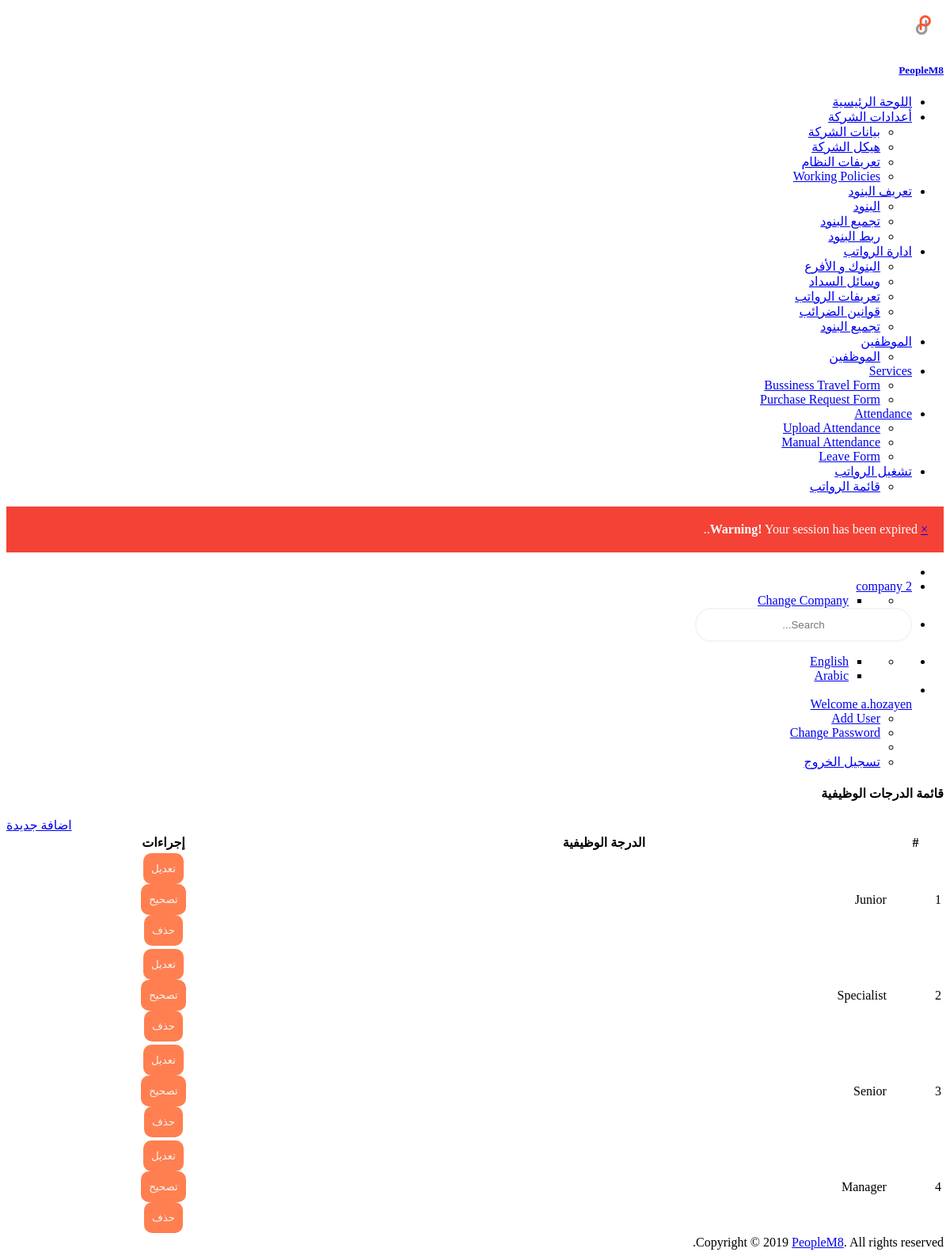
The page /com/assinment/grade/list/ (signed in) on the database its author committed.
### custom_user/models.py (models this page shows)
class User(AbstractUser):
    emp_type_list = [("A", _("Admin")),
                     ("E", _("Employee"))]
    company = models.ForeignKey(Enterprise, null=True, blank=True, on_delete=models.CASCADE, related_name='company_user', verbose_name=_('Name'))
    employee_type = models.CharField(max_length=3, choices=emp_type_list, verbose_name=_('Employee Type'))
    business_unit_name = models.CharField(max_length=150, null=True, blank=True, verbose_name=_('Business Unit Name'))
    reg_tax_num = models.CharField(max_length=150, null=True, blank=True, verbose_name=_('Reg Tax Num'))
    commercail_record = models.CharField(max_length=150, null=True, blank=True, verbose_name=_('Commercail Record '))

### company/models.py (models this page shows, shortened)
class Enterprise(models.Model):
    enterprise_user = models.ForeignKey(settings.AUTH_USER_MODEL, on_delete=models.CASCADE, related_name="company_user")
    name = models.CharField(max_length=255, verbose_name=_('Company Name'))
    reg_tax_num = models.CharField(max_length=150, verbose_name=_('Reg Tax Num'))
    commercail_record = models.CharField(max_length=150, verbose_name=_('Commercial Record'))
    address1 = models.CharField(max_length=255, blank=True, null=True, verbose_name=_('Address1'))
    phone = models.CharField(max_length=255, blank=True, null=True, verbose_name=_('Phone'))
    mobile = models.CharField(max_length=255, blank=True, null=True, verbose_name=_('Mobile'))
    fax = models.CharField(max_length=255, blank=True, null=True, verbose_name=_('Fax'))
    email = models.EmailField(blank=True, null=True, verbose_name=_('Email'))
    country = models.ForeignKey(Country, on_delete=models.CASCADE, null=True, blank=True, verbose_name=_('Country'))
    slug = models.SlugField(blank=True, null=True)
    start_date = models.DateField(auto_now=False, auto_now_add=False, default=date.today, verbose_name=_('Start Date'))
    end_date = models.DateField(auto_now=False, auto_now_add=False, blank=True, null=True, verbose_name=_('End Date'))
    created_by = models.ForeignKey(settings.AUTH_USER_MODEL, blank=False, on_delete=models.CASCADE,
                                   related_name="company_created_by")
    creation_date = models.DateField(auto_now=True, auto_now_add=False)
    last_update_by = models.ForeignKey(settings.AUTH_USER_MODEL, blank=True, null=True, on_delete=models.CASCADE,
                                       related_name="company_last_update_by")
    last_update_date = models.DateField(auto_now=False, auto_now_add=True)
    attribute1 = models.CharField(max_length=255)
    attribute2 = models.CharField(max_length=255)
    attribute3 = models.CharField(max_length=255)
    attribute4 = models.CharField(max_length=255)
    attribute5 = models.CharField(max_length=255)
    attribute6 = models.CharField(max_length=255)
    attribute7 = models.CharField(max_length=255)
    attribute8 = models.CharField(max_length=255)
    attribute9 = models.CharField(max_length=255)
    attribute10 = models.CharField(max_length=255)
    attribute11 = models.CharField(max_length=255)
    attribute12 = models.CharField(max_length=255)
    attribute13 = models.CharField(max_length=255)
    attribute14 = models.CharField(max_length=255)
    attribute15 = models.CharField(max_length=255)
    def __str__(self):
        return self.name

class Grade(models.Model):
    enterprise = models.ForeignKey(Enterprise, on_delete=models.CASCADE, related_name='grade_enterprise',
                                   verbose_name=_('Enterprise Name'))
    grade_user = models.ForeignKey(settings.AUTH_USER_MODEL, on_delete=models.CASCADE)
    grade_name = models.CharField(max_length=100, verbose_name=_('Grade Name'))
    grade_description = models.CharField(max_length=255, null=True, blank=True, verbose_name=_('Grade Description'))
    objects = GradeManager()
    start_date = models.DateField(auto_now=False, auto_now_add=False, default=date.today, verbose_name=_('Start Date'))
    end_date = models.DateField(auto_now=False, auto_now_add=False, blank=True, null=True, verbose_name=_('End Date'))
    created_by = models.ForeignKey(settings.AUTH_USER_MODEL, blank=False, on_delete=models.CASCADE,
                                   related_name="grade_created_by")
    creation_date = models.DateField(auto_now=True, auto_now_add=False)
    last_update_by = models.ForeignKey(settings.AUTH_USER_MODEL, blank=False, on_delete=models.CASCADE,
                                       related_name="grade_last_update_by")
    last_update_date = models.DateField(auto_now=False, auto_now_add=True)
    attribute1 = models.CharField(max_length=255)
    attribute2 = models.CharField(max_length=255)
    attribute3 = models.CharField(max_length=255)
    attribute4 = models.CharField(max_length=255)
    attribute5 = models.CharField(max_length=255)
    attribute6 = models.CharField(max_length=255)
    attribute7 = models.CharField(max_length=255)
    attribute8 = models.CharField(max_length=255)
    attribute9 = models.CharField(max_length=255)
    attribute10 = models.CharField(max_length=255)
    attribute11 = models.CharField(max_length=255)
    attribute12 = models.CharField(max_length=255)
    attribute13 = models.CharField(max_length=255)
    attribute14 = models.CharField(max_length=255)
    attribute15 = models.CharField(max_length=255)

### company/views.py (the view)
# urls.py: path('grade/list/', views.listGradeView, name='list-grades'),
@login_required(login_url='/login')
def listGradeView(request):
    if request.method == 'GET':
        grade_list = Grade.objects.all(request.user)
    myContext = {"page_title": _("List grades"), 'grade_list': grade_list}
    return render(request, 'grade-list.html', myContext)

### company/manager.py (called while the page is built)
    def all(self, user, *args, **kwargs):
        return super(GradeManager, self).filter(enterprise=user.company).filter(
            Q(end_date__gt=date.today()) | Q(end_date__isnull=True))

### company/templates/grade-list.html (shortened to what this page needs)
{% extends 'master.html'%}
{% load staticfiles%}
{% load crispy_forms_tags %}
{% load l10n %}
{% load i18n %}
{% block body%}
<div class="container-fluid">
  <div class="row" style="margin-left:0px;">
    <div class="col-md-8">
      <h4 class="c-grey-900">{{page_title|title}}</h4>
    </div>
    <div class="col-md-4">
      <div class="gap-10 peers {% if LANGUAGE_BIDI %} push-left {% else %} push-right {% endif %} ">
        <div class="peer"><a href="{% url 'company:grade-create' %}" class="btn cur-p btn-primary">{% trans "Add" %}</a></div>
      </div>
    </div>
  </div>
  <div class="row" style="margin-left:0px;">
    <div class="col-md-12">
      <div class="bgc-white bd bdrs-3 p-20 mB-20">
        <table class="table table-striped table-bordered" id="dataTable" width="100%">
          <thead>
            <tr>
              <th>#</th>
              <th>{% trans "Grade Name" %}</th>
              <th>{% trans "Actions" %}</th>
            </tr>
          </thead>
          <tbody>
            {% for grade in grade_list %}
            <tr>
              <td scope="row">{{ forloop.counter }}</td>
              <td>{{ grade.grade_name }}</td>
              <td class="Actions">
                <div class="w-100 gap-10 peers {% if LANGUAGE_BIDI %} push-left {% else %} push-right {% endif %}">
                  <div class="peer">
                    <a href="{% url 'company:grade-update' pk=grade.id %}">
                      <button type="button" class="btn cur-p btn-outline-primary">{% trans "Update" %}</button>
                    </a>
                  </div>
                  <div class="peer">
                    <a href="{% url 'company:grade-correct' pk=grade.id %}">
                      <button type="button" class="btn cur-p btn-outline-success">{% trans "Correction" %}</button>
                    </a>
                  </div>
                  <div class="peer">
                    <a href="#">
                      <button type="button" class="btn cur-p btn-outline-danger" data-toggle="modal" data-target="#delete-modal{{grade.pk}}">{% trans "Delete" %}</button>
                    </a>
                  </div>
                </div>
              </td>
            </tr>
            {% endfor %}
          </tbody>
        </table>
      </div>
    </div>
  </div>
</div>
{% endblock body%}

### MashreqPayroll/templates/top_nav.html (shortened to what this page needs)
{% load staticfiles %}
{% load i18n %}
{% load l10n %}
{% get_current_language_bidi as LANGUAGE_BIDI %}
<div class="header-container">
  <ul class="{% if LANGUAGE_BIDI %} nav-right {% else %} nav-left {% endif %}">
    <li><a id="sidebar-toggle" class="sidebar-toggle" href="javascript:void(0);"></a></li>
    <li class="notifications dropdown">
      <a href="#" class="dropdown-toggle no-after" data-toggle="dropdown">
        {% if LANGUAGE_BIDI %}
        <span class="fsz-sm c-grey-900">{{request.user.company}}</span>
        {% else %}
        <span class="fsz-sm c-grey-900">{{request.user.company}}</span>
        <i class="ti-angle-down" style="font-size: xx-small;"></i>
        {% endif %}
      </a>
      <ul class="dropdown-menu" style="min-width: 125px;">
        <li>
          <ul class="dropdown-menu p-5 fsz-sm" style="position: relative;">
            <li><a href="{% url 'company:user-companies-list' %}" class="d-b td-n pY-5 bgcH-grey-100 c-grey-700">{% trans "Change Company" %}</a></li>
          </ul>
        </li>
      </ul>
    </li>
    <li class="search-input"><input class="form-control" type="text" placeholder="Search..."></li>
  </ul>
  <ul class="{% if LANGUAGE_BIDI %} nav-left {% else %} nav-right {% endif %}">
    <li class="notifications dropdown">
      <ul class="dropdown-menu" style="min-width: 125px;">
        <li>
          <ul class="ovY-a pos-r scrollable lis-n p-0 m-0 fsz-sm">
            <li><a href="{% url 'home:en' %}" class="peers fxw-nw td-n p-20 bdB c-grey-800 cH-blue bgcH-grey-100">English</a></li>
            <li><a href="{% url 'home:ar' %}" class="peers fxw-nw td-n p-20 bdB c-grey-800 cH-blue bgcH-grey-100">Arabic</a></li>
          </ul>
        </li>
      </ul>
    </li>
    <li class="dropdown">
      <a href="#" class="dropdown-toggle no-after peers fxw-nw ai-c lh-1" data-toggle="dropdown">
        <div class="peer mR-10"><img class="w-2r bdrs-50p" src="#" alt=""></div>
        <div class="peer"><span class="fsz-sm c-grey-900">Welcome {{request.user}}</span></div>
      </a>
      <ul class="dropdown-menu fsz-sm">
        {% if request.user.employee_type == 'A'%}
        <li><a href="{% url 'home:new-user' %}" class="d-b td-n pY-5 bgcH-grey-100 c-grey-700">
            <span>{% trans "Add User" %}</span></a>
        </li>
        {% endif %}
        <li><a href="{% url 'home:password_change' %}" class="d-b td-n pY-5 bgcH-grey-100 c-grey-700">
            <span>{% trans "Change Password" %}</span></a>
        </li>
        <li role="separator" class="divider"></li>
        {% if user.is_authenticated %}
        <li>
          <a href="{% url 'home:logout' %}" class="d-b td-n pY-5 bgcH-grey-100 c-grey-700">
             <span>{% trans "Log out" %}</span>
          </a>
        </li>
        {% else %}
        <li>
          <a href="{% url 'home:user-login' %}" class="d-b td-n pY-5 bgcH-grey-100 c-grey-700">
            <i class="ti-power-off mR-10"></i> <span>{% trans "Log in" %}</span>
          </a>
        </li>
        {% endif %}
      </ul>
    </li>
  </ul>
</div>

### MashreqPayroll/static/css/style-main-ar.css (style rules this page uses)
body { text-align: right !important; }
input { border: 2px solid whitesmoke; border-radius: 20px; padding: 12px 10px; text-align: center; width: 250px; }
button { border: none; border-radius: 10px; padding: 12px 10px; text-align: center; cursor: pointer; background: coral; color: whitesmoke; }
.Actions { display: block ruby; text-align: center; }
.push-left { float: left; }

### MashreqPayroll/static/css/style.css (style rules this page uses)
th { text-align: center; }

### rows shown on the page
User: user.company "company 2", user "a.hozayen"
Grade: grade_name "Junior"
Grade: grade_name "Specialist"
Grade: grade_name "Senior"
Grade: grade_name "Manager"

### other values the page prints
{{ message|safe }} "Your session has been expired."
{{ page_title|title }} "قائمة الدرجات الوظيفية"
